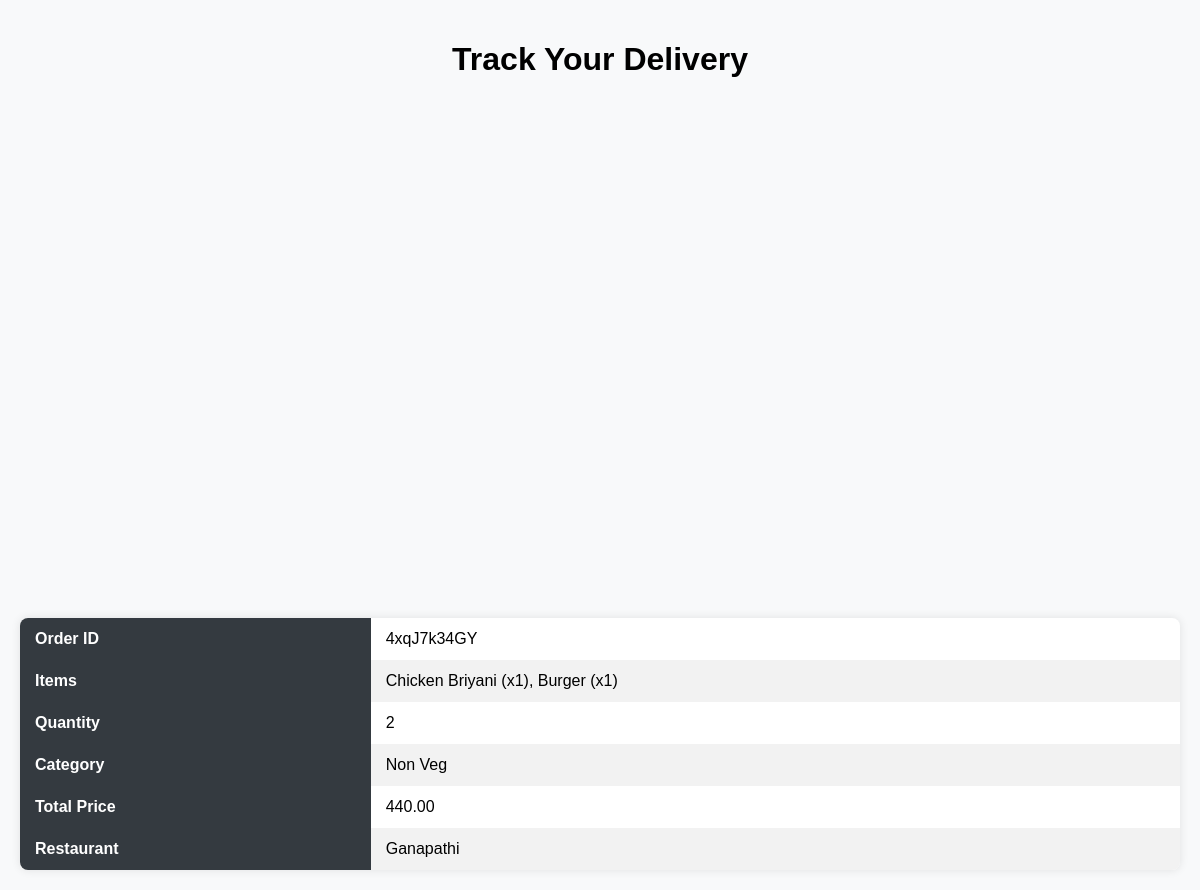
Screenshot of /track_delivery/38/ (signed in) with the database file from the repository.
### customer/models.py (models this page shows, shortened)
class Order(models.Model):
    customer = models.ForeignKey(customerUser, on_delete=models.CASCADE, related_name='orders')
    item = models.CharField(max_length=100)
    quantity = models.IntegerField()
    category = models.CharField(max_length=100)
    sum_of_price = models.DecimalField(max_digits=10, decimal_places=2)
    order_no = models.CharField(max_length=20, unique=True)
    status = models.CharField(max_length=20, choices=[
        ('PENDING', 'Pending'),
        ('CONFIRMED', 'Confirmed'),
        ('OUT_FOR_DELIVERY', 'Out for Delivery'),
        ('DELIVERED', 'Delivered'),
        ('CANCELLED', 'Cancelled')
    ], default='PENDING')
    delivery_person = models.CharField(max_length=100, null=True, blank=True)
    restaurant_name = models.CharField(max_length=100)
    comments = models.TextField(null=True, blank=True)
    date_time = models.DateTimeField(auto_now_add=True)

### delivery/views.py (the view)
# urls.py: path('track_delivery/', customerviews.track_delivery, name='track_delivery'),
@login_required
def track_delivery(request, order_id):
    order = get_object_or_404(Order, id=order_id)
    customer = order.customer
    try:
        restaurant = restaurantUser.objects.get(restaurantName=order.restaurant_name)
    except restaurantUser.DoesNotExist:
        messages.error(request, "Restaurant user does not exist.")
        return redirect('home')
    delivery_person = order.delivery_person
    context = {
        'order': order,
        'customer_latitude': customer.latitude,
        'customer_longitude': customer.longitude,
        'restaurant_latitude': restaurant.latitude,
        'restaurant_longitude': restaurant.longitude
    }
    return render(request, 'home/track_delivery.html', context)

### ordering/templates/home/track_delivery.html (shortened to what this page needs)
<!DOCTYPE html>
<html lang="en">
<head>
</head>
<body>
    <h1>Track Your Delivery</h1>
    <div id="map"></div>
    <div class="order-details">
        <table>
            <tr>
                <th>Order ID</th>
                <td>{{ order.order_no }}</td>
            </tr>
            <tr>
                <th>Items</th>
                <td>{{ order.item }}</td>
            </tr>
            <tr>
                <th>Quantity</th>
                <td>{{ order.quantity }}</td>
            </tr>
            <tr>
                <th>Category</th>
                <td>{{ order.category }}</td>
            </tr>
            <tr>
                <th>Total Price</th>
                <td>{{ order.sum_of_price }}</td>
            </tr>
            <tr>
                <th>Restaurant</th>
                <td>{{ order.restaurant_name }}</td>
            </tr>
        </table>
    </div>
</body>
</html>

### ordering/templates/home/track_delivery.html (style rules this page uses)
body { font-family: Arial, sans-serif; margin: 0; padding: 20px; background-color: #f8f9fa; }
h1 { text-align: center; margin-bottom: 20px; }
#map { height: 500px; width: 100%; margin-bottom: 20px; }
.order-details { background-color: #ffffff; border-radius: 8px; box-shadow: 0 0 10px rgba(0, 0, 0, 0.1); overflow: hidden; }
.order-details table { width: 100%; border-collapse: collapse; margin: 0; }
.order-details th, .order-details td { padding: 12px 15px; text-align: left; }
.order-details th { background-color: #343a40; color: #ffffff; }
.order-details tr:nth-child(even) { background-color: #f2f2f2; }

### rows the page displays
Order: order_no "4xqJ7k34GY", item "Chicken Briyani (x1), Burger (x1)", quantity "2", category "Non Veg", sum_of_price "440.00", restaurant_name "Ganapathi"
